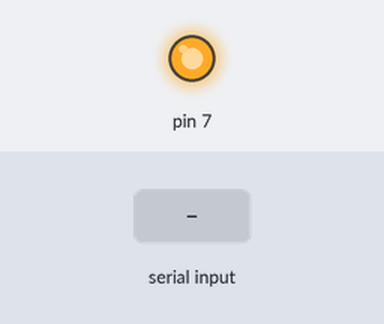
The program below on a simulated Arduino Uno, built with avr-gcc and run on an emulated ATmega328P. Shown: output pins drawn as LEDs (lit = HIGH). The inputs (shaded band) are chosen by the test bench. What the program prints to the serial monitor is not drawn.

Above: at 0.1 s.
At 13.2 s:
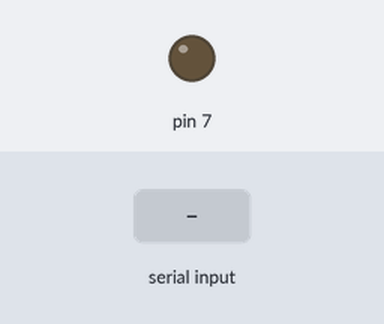
13.3 s: "1" received over Serial
Timing chart, 0 to 16.3 s (numbered marks = the images above; inputs shaded):
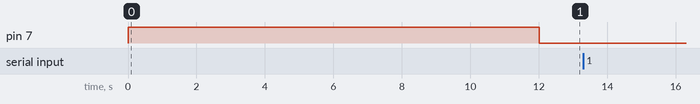

The program:

main.cpp
```cpp
#include <Arduino.h>
//#include "test_relay_protocol.h"
#include "cond_sensor.h"

/*
#include "slave.h"
#include "clot_protocol.h"
#include "relay_unit.h"


clot_relay_unit relay_ch1 = clot_relay_unit(0x01, 2);
clot_relay_unit relay_ch2 = clot_relay_unit(0x02, 3);
clot_relay_unit relay_ch3 = clot_relay_unit(0x03, 4);
clot_relay_unit relay_ch4 = clot_relay_unit(0x04, 5);
clot_relay_unit relay_ch5 = clot_relay_unit(0x05, 6);
clot_relay_unit relay_ch6 = clot_relay_unit(0x06, 7);

const uint8_t device_len = 6;
base_unit* devarr[device_len] = {&relay_ch1, &relay_ch2, &relay_ch3, &relay_ch4,
&relay_ch5, &relay_ch6};

clot_slave main_slave = clot_slave(0x01, devarr, device_len, &Serial);

void setup()
{
	Serial.begin(9600);
	//Serial.println("hah");
}

void loop()
{
	main_slave.do_main_loop();
}
*/

void setup()
{
	setup1();
}

void loop()
{
	loop1();
}
```
